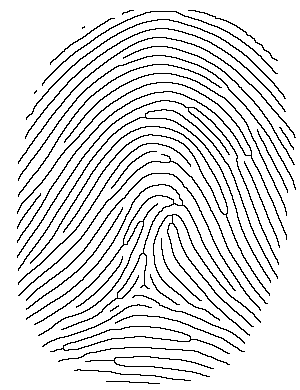
//> input picture ekstrasi/samples.png, 300 x 390 px
$ ./main_orientation samples.png   (built with g++ and OpenCV 4)
//> lines starting //> are read from the running program, lines starting //| are printed output that depends on the picture; after the words box and inside, x2 and y2 are one past the last pixel; in counts of white or black regions, pixels touching at a corner belong together
#include <opencv2/highgui/highgui.hpp>
#include <opencv2/imgproc/imgproc.hpp>
#include <math.h>

#include <iostream>
#include <stdio.h>
#include <fstream>

#define PI 3.14159265

using namespace std;
using namespace cv;

namespace GuoHall {
    // [48 lines left out: functions thinningIteration, thinning, not called in this run]
}

namespace ZhangSuen {
    void thinningIteration(cv::Mat& im, int iter)
    {
        cv::Mat marker = cv::Mat::zeros(im.size(), CV_8UC1);

        for (int i = 1; i < im.rows-1; i++)
        {
            for (int j = 1; j < im.cols-1; j++)
            {
                uchar p2 = im.at<uchar>(i-1, j);
                uchar p3 = im.at<uchar>(i-1, j+1);
                uchar p4 = im.at<uchar>(i, j+1);
                uchar p5 = im.at<uchar>(i+1, j+1);
                uchar p6 = im.at<uchar>(i+1, j);
                uchar p7 = im.at<uchar>(i+1, j-1);
                uchar p8 = im.at<uchar>(i, j-1);
                uchar p9 = im.at<uchar>(i-1, j-1);

                int A  = (p2 == 0 && p3 == 1) + (p3 == 0 && p4 == 1) +
                (p4 == 0 && p5 == 1) + (p5 == 0 && p6 == 1) +
                (p6 == 0 && p7 == 1) + (p7 == 0 && p8 == 1) +
                (p8 == 0 && p9 == 1) + (p9 == 0 && p2 == 1);
                int B  = p2 + p3 + p4 + p5 + p6 + p7 + p8 + p9;
                int m1 = iter == 0 ? (p2 * p4 * p6) : (p2 * p4 * p8);
                int m2 = iter == 0 ? (p4 * p6 * p8) : (p2 * p6 * p8);

                if (A == 1 && (B >= 2 && B <= 6) && m1 == 0 && m2 == 0)
                    marker.at<uchar>(i,j) = 1;
            }
        }
        im &= ~marker;
    }
    void thinning(cv::Mat& im)
    {
        im /= 255;

        cv::Mat prev = cv::Mat::zeros(im.size(), CV_8UC1);
        cv::Mat diff;

        do {
            thinningIteration(im, 0);
            thinningIteration(im, 1);
            cv::absdiff(im, prev, diff);
            im.copyTo(prev);
        }
        while (cv::countNonZero(diff) > 0);

        im *= 255;
    }
}

typedef void (*algorithm_function_ptr_t)(cv::Mat&);
void originalImage(cv::Mat& source) {
    return;
}

Mat im_src, im_gray, im_segmented, im_output, im_thinned, im_roi;
vector<Point> bifur;
vector<int> bifur_eucli;

vector<Point> termin;
vector<int> termin_eucli;

void callback(int event, int x, int y, int, void*);
void Morphology_Operations();
double eucli(Point a, Point b);
float orientation(int j, int i, int idx);
void saveData();

int main(int argc, char** argv)
{
    im_src = imread( argv[1],1);
//> im_src is the input picture: 390 rows x 300 cols, CV_8UC3; 88.9% white; black in thin lines or dots, all inside (x1, y1, x2, y2) = (17, 10, 296, 384)
    namedWindow("source",1);

    cvtColor(im_src, im_gray, CV_BGR2GRAY);

    //--------------Image Segmentation
    int left_limit = im_gray.cols, right_limit = 0, top_limit = im_gray.rows, bottom_limit = 0;
//> left_limit = 300; top_limit = 390

    int segmentation_block_size = 32;
    for (int i = 0; i < im_gray.cols - segmentation_block_size; i = i + segmentation_block_size)
    {
        for (int j = 0; j < im_gray.rows - segmentation_block_size; j = j + segmentation_block_size)
        {
            double mean_val = 0;
            for (int _i = 0; _i < segmentation_block_size; _i++)
            {
                for (int _j = 0; _j < segmentation_block_size; _j++)
                {
                    mean_val = mean_val + im_gray.at<uchar>(Point(i + _i, j + _j));
                }
            }
            mean_val = mean_val/pow(segmentation_block_size, 2);

            double sub_var = 0;
            for (int _i = 0; _i < segmentation_block_size; _i++)
            {
                for (int _j = 0; _j < segmentation_block_size; _j++)
                {
                    sub_var = sub_var + pow((im_gray.at<uchar>(Point(i + _i, j + _j)) - mean_val), 2.0);
                }
            }
            sub_var = sub_var / pow(segmentation_block_size, 2.0);

            for (int _i = 0; _i < segmentation_block_size; _i++)
            {
                for (int _j = 0; _j < segmentation_block_size; _j++)
                {
                    if (sub_var > 1000)
                    {
                        if (i+_i < left_limit) left_limit = i+_i;
                        if (i+_i > right_limit) right_limit = i+_i;
                        if (j+_j < top_limit) top_limit = j+_j;
                        if (j+_j > bottom_limit) bottom_limit = j+_j;
                    }
                }
            }
        }
    }
//> this loop made 9 passes
//> (right_limit, top_limit, bottom_limit) on passes 1 to 9: (31, 128, 319), (63, 32, 351), (95, 32, 383), (127, 0, 383), (159, 0, 383), (191, 0, 383), (223, 0, 383), (255, 0, 383), (287, 0, 383)
//> after the loop, left_limit = 0; right_limit = 287; top_limit = 0; bottom_limit = 383
    Rect bound = Rect(left_limit, top_limit, ceil((float)(right_limit-left_limit)/segmentation_block_size)*segmentation_block_size,ceil((float)(bottom_limit-top_limit)/segmentation_block_size)*segmentation_block_size);
//> bound = Rect(0, 0, 288, 384)
    im_segmented = im_gray(bound);
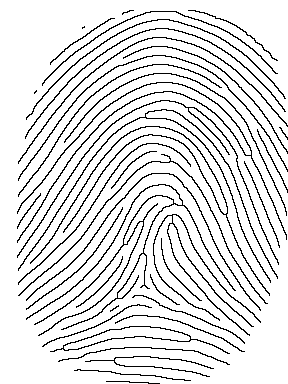
//> im_segmented: 384 rows x 288 cols, CV_8UC1; 88.3% white; black in thin lines or dots

    threshold(im_segmented, im_segmented, 100, 255, cv::THRESH_BINARY);

    im_thinned = im_segmented.clone();

    ZhangSuen::thinning(im_thinned);
//> in thinning, `im /= 255;`: im: 384 rows x 288 cols, CV_8UC1; values 0 (black) and 1 (white), 88.3% white; black in thin lines or dots
//> the loop in thinning, `do` made 57 passes
//> pass 1, in thinningIteration, `im &= ~marker;`:
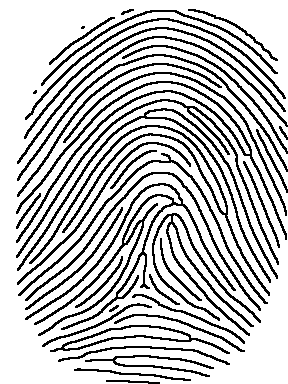
//> im: 384 rows x 288 cols, CV_8UC1; values 0 (black) and 1 (white), 76.5% white; black in thin lines or dots
//> pass 1, in thinningIteration (call 2), `im &= ~marker;`:
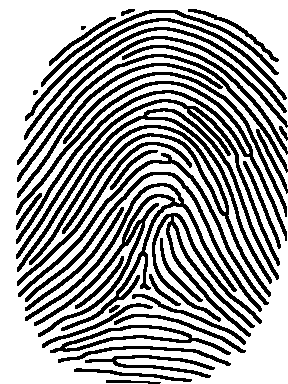
//> im: 384 rows x 288 cols, CV_8UC1; values 0 (black) and 1 (white), 64.8% white; 40 black regions (1 under 20 px), largest, box (x1, y1, x2, y2) and area: (25, 183, 237, 337) 4086, (16, 81, 287, 244) 3018, (29, 125, 271, 297) 2672
//> after the loop in thinning, `do`:
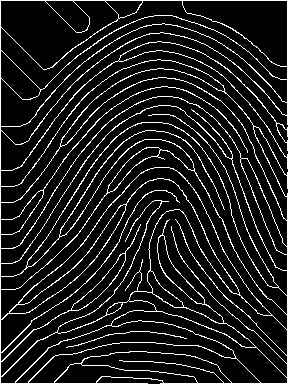
//> im: 384 rows x 288 cols, CV_8UC1; values 0 (black) and 1 (white), 11.3% white in thin lines or dots
//> after the loop in thinning, `do`: diff: 384 rows x 288 cols, CV_8UC1; every value is 0
//> in thinning, `im *= 255;`:
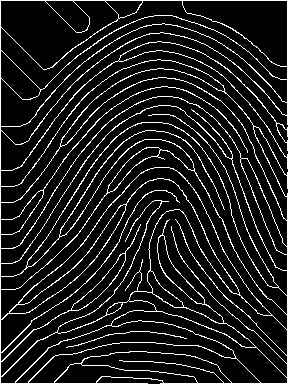
//> im: 384 rows x 288 cols, CV_8UC1; 11.3% white in thin lines or dots
    //im_output = im_thinned.clone();
    im_output = Mat (im_thinned.rows, im_thinned.cols, CV_8UC3, Scalar(255,255,255));

    for(int i = 0; i < im_thinned.rows; i++)
    {
        for (int j = 0; j < im_thinned.cols; j++)
        {
            if (im_thinned.at<uchar>(i, j) == 255)
            {
                im_output.at<Vec3b>(i, j)[0] = 0;
                im_output.at<Vec3b>(i, j)[1] = 0;
                im_output.at<Vec3b>(i, j)[2] = 0;
            }
            im_thinned.at<uchar>(i, j) = 255 - im_thinned.at<uchar>(i, j);
        }
    }
//> im_output: 384 rows x 288 cols, CV_8UC3; 88.7% white; black in thin lines or dots
//> im_thinned: 384 rows x 288 cols, CV_8UC1; 88.7% white; black in thin lines or dots


	Morphology_Operations();
//> in Morphology_Operations, `morphologyEx( im_segmented, im_roi, opening, open_element );`: im_roi: 384 rows x 288 cols, CV_8UC1; 22.8% white; 2 white regions, box (x1, y1, x2, y2) and area: (0, 0, 288, 384) 20285, (191, 240, 288, 384) 4949
//> in Morphology_Operations, `dilate( im_roi, im_roi, dil_element );`:
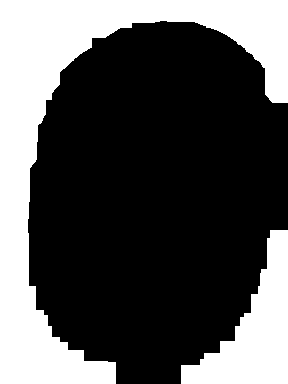
//> im_roi: 384 rows x 288 cols, CV_8UC1; 32.5% white; 2 white regions, box (x1, y1, x2, y2) and area: (0, 0, 288, 384) 28459, (181, 230, 288, 384) 7494

    int total=0;

    for (int i=1; i<(im_thinned.rows-1); i++)
    {
        for (int j=1; j<(im_thinned.cols-1); j++)
        {
			if (im_roi.at<uchar>(Point(j,i)) == 0)
			{
            if (im_thinned.at<uchar>(Point(j,i)) == 0)
            {
                int sum = 0;
                int c[8]={};

                int p1 = im_thinned.at<uchar>(Point(j-1,i-1));
                int p2 = im_thinned.at<uchar>(Point(j,i-1));
                int p3 = im_thinned.at<uchar>(Point(j+1,i-1));
                int p4 = im_thinned.at<uchar>(Point(j+1,i));
                int p5 = im_thinned.at<uchar>(Point(j+1,i+1));
                int p6 = im_thinned.at<uchar>(Point(j,i+1));
                int p7 = im_thinned.at<uchar>(Point(j-1,i+1));
                int p8 = im_thinned.at<uchar>(Point(j-1,i));

                c[0] = ((p1 == 0) && (p2 == 0))? 255 : p1;
                c[1] = ((p2 == 0) && (p3 == 0))? 255 : p2;
                c[2] = ((p3 == 0) && (p4 == 0))? 255 : p3;
                c[3] = ((p4 == 0) && (p5 == 0))? 255 : p4;
                c[4] = ((p5 == 0) && (p6 == 0))? 255 : p5;
                c[5] = ((p6 == 0) && (p7 == 0))? 255 : p6;
                c[6] = ((p7 == 0) && (p8 == 0))? 255 : p7;
                c[7] = ((p8 == 0) && (p1 == 0))? 255 : p8;

                //sum = (p1+p2+p3+p4+p5+p6+p7+p8)/255;
                sum = (c[0]+c[1]+c[2]+c[3]+c[4]+c[5]+c[6]+c[7])/255;

                if (sum == 5)
                {
					printf("bifurcation at = x:%d y:%d [p1:%d p2:%d p3:%d p4:%d p5:%d p6:%d p7:%d p8:%d]\n",j,i,p1,p2,p3,p4,p5,p6,p7,p8);
                    circle(im_output, Point(j,i),3,Scalar(0,0,255),1,8,0);

                    int sum_idx;
                    int idx;
                    for (int _i=0; _i<8; _i+=2)
                    {
						if (c[_i] == 0) { sum_idx++; idx=_i; }
					}

					if (sum_idx == 1)
					{
						  cout << "teta: " << orientation(j,i,idx) << endl;
					}
					else
					{
						for (int _i=1; _i<8; _i+=2){ idx=_i; }
							cout << "teta: " << orientation(j,i,idx) << endl;
					}


                    bifur.push_back(Point(j,i));
                    total++;
				}

				else if(sum == 7)
				{
                    printf("termination at = x:%d y:%d [p1:%d p2:%d p3:%d p4:%d p5:%d p6:%d p7:%d p8:%d]\n",j,i,p1,p2,p3,p4,p5,p6,p7,p8);
                    circle(im_output, Point(j,i),3,Scalar(255,0,0),1,8,0);

                    int idx;
                    for (int _i=0; _i<8; _i++)
                    {
						if (c[_i] == 0) { idx=_i; }
					}

                    cout << "teta: " << orientation(j,i,idx) << endl;
                    termin.push_back(Point(j,i));
                    total++;
				}
            }
			}
        }
    }
//> this loop made 382 passes
//> total on passes 1 to 3: 0, 0, 0
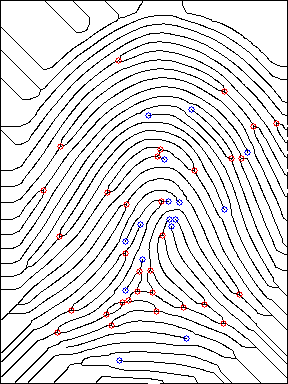
//> im_output: 384 rows x 288 cols, CV_8UC3; mean B, G, R 225.3, 224.7, 225.9
//> after the loop, bifur = 32 Points (x, y), first 12: [118, 60], [224, 91], [276, 123], [253, 126], [60, 146], [160, 149], [157, 156], [231, 158], [241, 158], [194, 170], [43, 190], [107, 192]; total = 48; termin = 16 Points (x, y), first 12: [191, 109], [148, 115], [247, 152], [164, 159], [168, 201], [179, 202], [224, 209], [169, 219], [175, 219], [140, 224], [171, 226], [125, 241]


	// ----------------- Cari titik pusat, ideku sih cari minimum total jarak masing2 bifur, soale lake kan ada 2 buah bifur :v + Cari jarak masing minutiae bifurcation ke titik pusat
    int min = 1000000000;
    Point cpoint;

    for ( int i=0; i<bifur.size(); i++)
    {
        int sum=0;
        for ( int j=0; j<bifur.size(); j++)
        {
            if (i==j) { continue;}
            sum+=eucli(bifur[i],bifur[j]);
        }

        if (sum < min) { min = sum; cpoint=bifur[i]; }
    }
//> this loop made 32 passes
//> (sum, min, cpoint) on passes 1, 2, 4, 5, 6, 7, 10, 12, 13, 15, 18: (6038, 6038, Point(118, 60)), (5440, 5440, Point(224, 91)), (5108, 5108, Point(253, 126)), (4793, 4793, Point(60, 146)), (3750, 3750, Point(160, 149)), (3627, 3627, Point(157, 156)), (3600, 3600, Point(194, 170)), (3400, 3400, Point(107, 192)), (3059, 3059, Point(161, 201)), (2883, 2883, Point(162, 235)), (2878, 2878, Point(150, 270))
//> sum on passes 3, 8, 9, 11, 14, 16: 5630, 4222, 4395, 4554, 3101, 3955
//> after the loop, min = 2878
    printf("total:%d\n",total);
//| total:48
    printf("center point, x:%d y:%d \n",cpoint.x,cpoint.y);
//| center point, x:150 y:270
    circle(im_output, cpoint, 4, Scalar(0,255,0),2,8,0);
//> im_output: 384 rows x 288 cols, CV_8UC3; 0.06% of pixels changed, all inside (x1, y1, x2, y2) = (145, 265, 156, 276)

	//------------------ Cari jarak masing minutiae terminator ke titik pusat
    cout << "Euclidean : terminator minutiea" << endl;
    for ( int i=0; i<termin.size(); i++)
    {
        termin_eucli.push_back(eucli(termin[i],cpoint));
    }
//> this loop made 16 passes
//> (x in eucli, y in eucli, dist in eucli) on passes 1 to 12: (41, -161, 166.1), (-2, -155, 155), (97, -118, 152.8), (14, -111, 111.9), (18, -69, 71.31), (29, -68, 73.93), (74, -61, 95.9), (19, -51, 54.42), (25, -51, 56.8), (-10, -46, 47.07), (21, -44, 48.75), (-25, -29, 38.29)

	//------------------ Cari jarak masing minutiae bifurcation ke titik pusat
    cout << "Euclidean : Bifurcation minutiea" << endl;
    for ( int i=0; i<bifur.size(); i++)
    {
        bifur_eucli.push_back(eucli(bifur[i],cpoint));
    }
//> this loop made 32 passes
//> (x in eucli, y in eucli, dist in eucli) on passes 1 to 12: (-32, -210, 212.4), (74, -179, 193.7), (126, -147, 193.6), (103, -144, 177), (-90, -124, 153.2), (10, -121, 121.4), (7, -114, 114.2), (81, -112, 138.2), (91, -112, 144.3), (44, -100, 109.3), (-107, -80, 133.6), (-43, -78, 89.07)

	//------------------ save to file
    saveData();

    while(1)
    {
        imshow("source",im_src);
        imshow("segmented", im_segmented);
        imshow("out", im_output);
        imshow("thinned", im_thinned);
        setMouseCallback("out",callback,0);

        waitKey(0);

        return 0;
    }
}


double eucli(Point a, Point b)
{
    double x = a.x - b.x;
    double y = a.y - b.y;
    double dist;

    dist = pow(x,2)+pow(y,2);
    dist = sqrt(dist);

    return dist;
}


// [16 lines left out: function callback, not called in this run]

void Morphology_Operations()
{
	int opening =  2;
	int closing =  3;
	int morph_size = 5;

	Mat open_element = getStructuringElement( MORPH_RECT, Size( 2*morph_size + 1, 2*morph_size+1 ), Point( morph_size, morph_size ) );
	morphologyEx( im_segmented, im_roi, opening, open_element );

	Mat dil_element = getStructuringElement( MORPH_RECT, Size( 4*morph_size + 1, 4*morph_size+1 ), Point( morph_size*2, morph_size*2 ) );
	dilate( im_roi, im_roi, dil_element );

	//Mat close_element = getStructuringElement( MORPH_RECT, Size( 2*morph_size + 1, 2*morph_size+1 ), Point( morph_size, morph_size ) );
	//morphologyEx( im_roi, im_roi, closing, close_element );

	imshow( "ROI", im_roi );
}

void saveData()
{
	ofstream database ("./data.txt");
    if (database.is_open())
    {
        database << termin.size() << "," << bifur.size() << "," << "\n";
        for (int i=0; i<termin.size(); i++){ database << termin_eucli[i] << ","<< termin[i] << "\n"; }
//> this loop made 16 passes
        for (int i=0; i<bifur.size(); i++){ database << bifur_eucli[i] << ","<< termin[i] << "\n"; }
//> this loop made 32 passes
//> (the program exits here)
